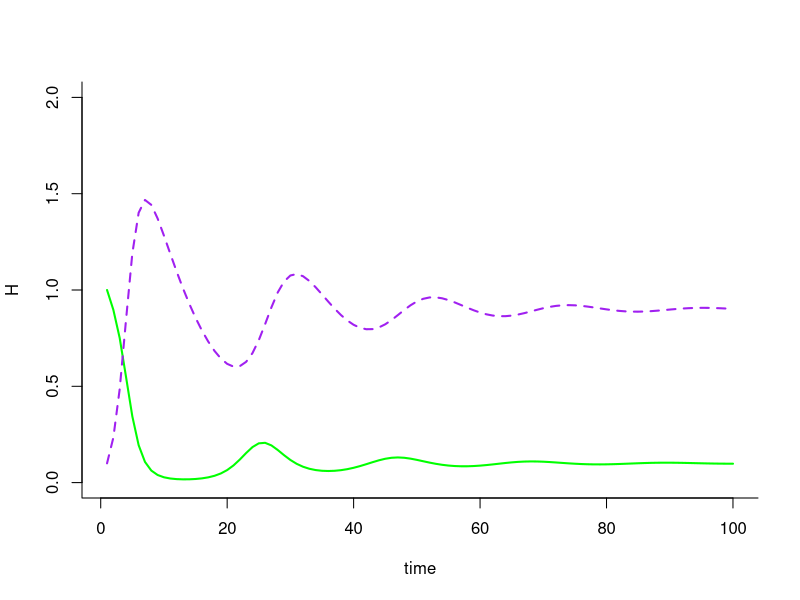
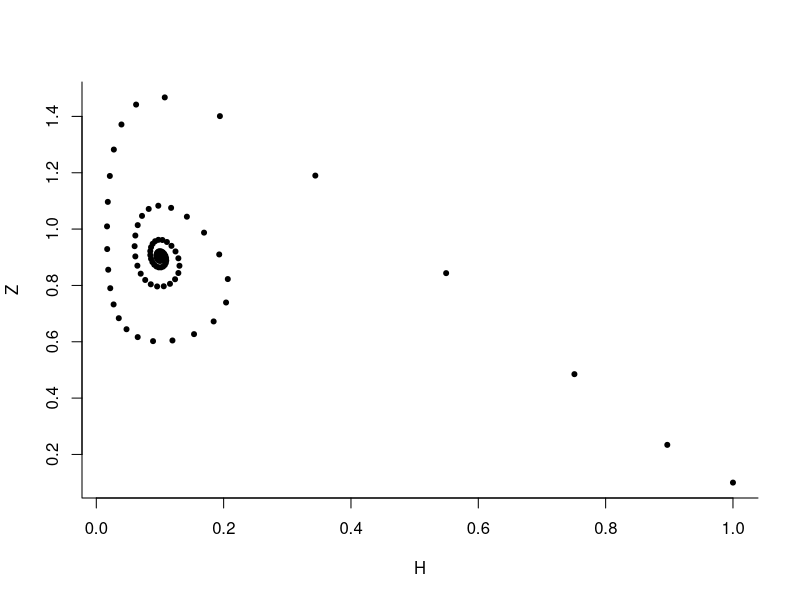

The R script that drew these images, in order:
library (deSolve)
## Function for pred-prey interaction
pred.prey <- function (t, y, p) {
  H <- y [1]
  Z <- y [2]
  with(as.list(p), {
    dH.dt <- r * H * (1 - H / K) - b * H * Z
    dZ.dt <- c * H * Z - m * Z
    return(list(c(dH.dt, dZ.dt)))
  })
}
## Specify the parameters and initial conditions
p <- c('r' = 1,
       'b' = 1,
       'c' = 1,
       'K' = 1,
       'm' = 0.1)
y0 <- c('H' = 1, 'Z' = 0.1)
t <- 1:100

sim <- ode(y = y0, times = t, func = pred.prey, parms = p, method = 'lsoda')
sim <- as.data.frame(sim)

## Plot Time Series
plot(H ~ time, data = sim, type = 'l', col = 'green', bty = 'l', lwd = 2, ylim = c(0, 2))
points(Z ~ time, data = sim, type = 'l', col = 'purple', lty = 2, lwd = 2)

## Plot Phase Space and Attractor
plot(Z ~ H, data = sim, type = 'p', bty = 'l', pch = 20)
